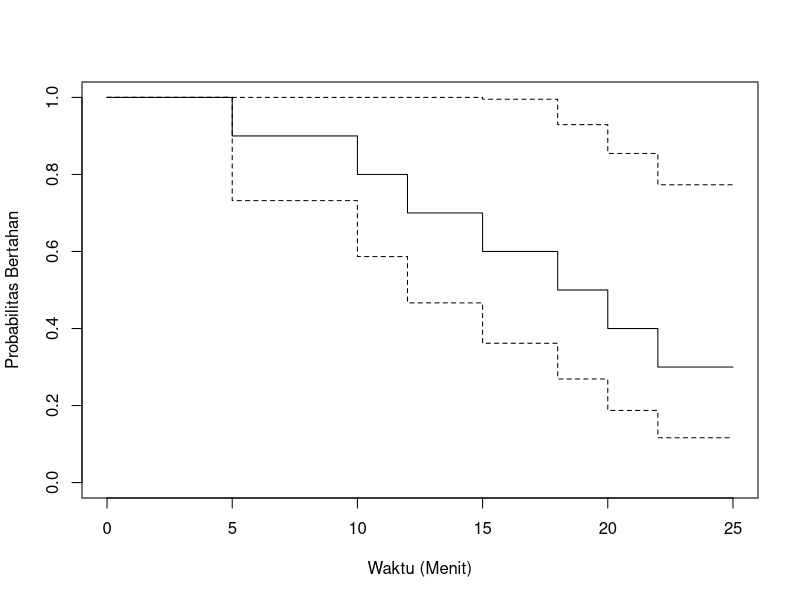

Here is the R script that generated this plot:
## ---- chunk 1
# Membuat data dummy non-censoring
data_non_censor <- data.frame(
  ID = 1:10,
  waktu_menit = c(12, 15, 18, 20, 14, 17, 19, 22, 16, 21),
  status = rep(1, 10)  # Semua selesai (event terjadi)
)

data_non_censor
## ---- chunk 2
mean(data_non_censor$waktu_menit)
## ---- chunk 3
# Membuat data dummy dengan censoring
data_censor <- data.frame(
  ID = 1:10,
  waktu_menit = c(5, 10, 12, 18, 20, 25, 25, 25, 15, 22),
  status = c(1, 1, 1, 1, 1, 0, 0, 0, 1, 1)
  # 1 = menyerah
  # 0 = belum menyerah sampai waktu habis (censored)
)

data_censor
## ---- chunk 4
mean(data_censor$waktu_menit)
## ---- chunk 5
library(survival)

surv_object <- Surv(time = data_censor$waktu_menit,
                    event = data_censor$status)

fit <- survfit(surv_object ~ 1)

plot(fit,
     xlab = "Waktu (Menit)",
     ylab = "Probabilitas Bertahan")
